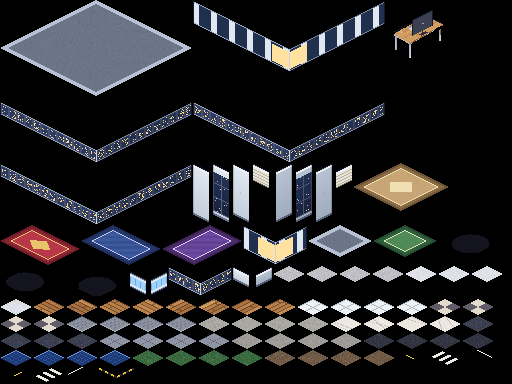
#> input picture assets/gen-C_O9wWAS.png, 512 x 384 px
$ python -i shiba_common.py   (imports and definitions only)
#> lines starting #> are read from the running program, lines starting #| are printed output that depends on the picture
"""Shared helpers for the Wall Street Inu (Shiba) sprites (tools/build_shiba.py, tools/build_rats2.py).

The Shiba character (PixelLab 0ca6ab26-609a-48e0-8e87-96c679852c13, "WSI C_doge") was created at size 68, so
PixelLab draws it on a 96x96 canvas; the rat was size 48 on a 68x68 canvas. Every PixelLab frame of the character is
brought down to 2/3 scale (96 -> 64) with a majority filter that keeps dark outline pixels, then set into the rat's
68x68 cell with the feet on the rat's foot row, so the game's anchors, desk offsets and on-screen height are unchanged.
Frames generated at 68x68 (edit_image_pixen / animate_image) are only snapped to the base palette.

Looks: the tiers recolour the suit (and tie); the fur coats recolour the fur. Both are exact colour swaps of one
base palette, so every look is the same Shiba (same face, proportions and shading).
"""
import colorsys, json, os
from collections import Counter
from PIL import Image

HERE = os.path.dirname(os.path.abspath(__file__))
RAW = os.path.join(os.path.dirname(HERE), "assets", "raw", "shiba")
CELL = 68
FOOT_ROW = 59          # first empty row under the rat's feet in a 68 cell (bbox bottom of rot_s/rot_se)
SHIBA_FOOT_64 = 55     # the Shiba rotations' bbox bottom after the 2/3 downscale


def rgb(h):
    return tuple(int(h[i:i + 2], 16) for i in (1, 3, 5))


def _lum(c):
    return .3 * c[0] + .59 * c[1] + .11 * c[2]


# [27 lines left out: functions mode_downscale, to_cell, not called in this run]


# ---------------------------------------------------------------- palette of the base character
SUIT = [rgb("#4e5668"), rgb("#2e3142"), rgb("#1e2144")]   # main, shade, deepest shade (slate navy)
SEAM = rgb("#292728")      # suit outline and seams; also the eyes and nose (above the collar)
SHIRT = rgb("#d4d2d6")
TIE = rgb("#1273aa")
OUTLINE = rgb("#16182c")   # 1px outer outline added to every look (as the rats had)
GLOOM, GLOOM_D = rgb("#4a68f0"), rgb("#3346c8")
# the black office chair the seated frames come with (kept out of the suit recolour)
CHAIR_PAL = [rgb(h) for h in ("#131025", "#171618", "#262325", "#322e33", "#3e3a40")]

_PAL = None


def base_palette():
    """Every colour of the base character's rotations, walk and idle frames (after the downscale)."""
    global _PAL
    if _PAL is None:
        cd = os.path.join(RAW, "character")
        meta = json.load(open(os.path.join(cd, "metadata.json")))["states"][0]["frames"]
        paths = list(meta["rotations"].values())
        for a in meta["animations"].values():
            for lst in a.values():
                paths += lst
        cols = set()
        for p in paths:
            im = to_cell(Image.open(os.path.join(cd, p)))
            cols |= {c[:3] for c in im.getdata() if c[3]}
        _PAL = sorted(cols)
    return _PAL


_SET = None


# [5 lines left out: function _base_set, not called in this run]


def _dist(a, b):
    return (a[0] - b[0]) ** 2 * .3 + (a[1] - b[1]) ** 2 * .59 + (a[2] - b[2]) ** 2 * .11


def snap(im, gloom=False):
    """Every pixel onto the base palette (plus the chair blacks); alpha to 0/255. gloom: keep the blue scribble."""
    pal = base_palette() + CHAIR_PAL
    out = im.convert("RGBA").copy()
    p = out.load()
    cache = {}
    for y in range(out.height):
        for x in range(out.width):
            c = p[x, y]
            if c[3] < 128:
                p[x, y] = (0, 0, 0, 0)
                continue
            k = c[:3]
            if k not in cache:
                if gloom and k[2] > 150 and k[2] > k[0] + 60:
                    cache[k] = GLOOM if sum(k) > 330 else GLOOM_D
                else:
                    cache[k] = k if k in pal else min(pal, key=lambda q: _dist(q, k))
            p[x, y] = cache[k] + (255,)
    return out


# [33 lines left out: functions add_outline, collar_row, not called in this run]


# ---------------------------------------------------------------- tiers (suit colour carries the tier)
TIERS = {
    # owner: a light grey suit for the base tier; red tie as the rat intern had
    "intern": {"suit": ("#b3b7c0", "#8b909b", "#6e7380"), "seam": "#565b68", "tie": "#d0283a"},
    "analyst": {"suit": ("#2d3b6e", "#1f2850", "#18203f"), "tie": "#d0283a"},
    "associate": {"suit": ("#2f6a3e", "#1f4a2a", "#173a20"), "tie": "#e0b12e"},
    "vp": {"suit": ("#b3243c", "#80182b", "#5e1020"), "tie": "#e0b12e"},
    "partner": {"suit": ("#2c2c36", "#1b1b22", "#131318"), "tie": "#e8b923"},
}
TIER_NAMES = ["intern", "analyst", "associate", "vp", "partner", "frozen"]
ANALYST_TIE = rgb(TIERS["analyst"]["tie"])
GOLD, GOLD_LAPEL = rgb("#e8b923"), rgb("#f0c43a")


# [60 lines left out: functions tier_frame, frozen_frame, look_frame, not called in this run]


# ---------------------------------------------------------------- fur coats
def _hls(c):
    return colorsys.rgb_to_hls(*[v / 255 for v in c])


def _from_hls(h, l, s):
    return tuple(max(0, min(255, round(v * 255))) for v in colorsys.hls_to_rgb(h % 1.0, max(0, min(1, l)), max(0, min(1, s))))


# [31 lines left out: functions fur_role, coat_color, not called in this run]


TAN = rgb("#c98a3c")


# [25 lines left out: function coat_swap, not called in this run]

>>> import cv2
>>> picture = cv2.imread('../../../assets/gen-C_O9wWAS.png', cv2.IMREAD_GRAYSCALE)
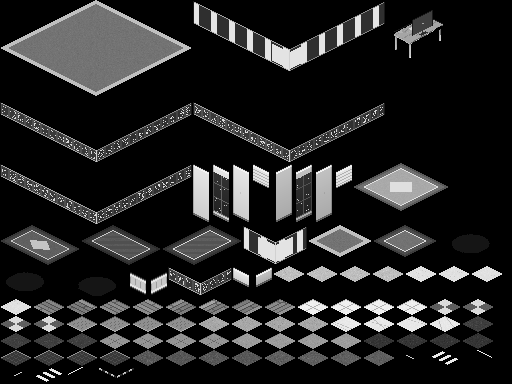
#> picture: shape (384, 512); min 0, max 246, mean 36.4
>>> result = snap(picture)
#> (the run stopped early here; a loop or call above may not have finished)

$ run again, on assets/world-qNw6QRsz.png
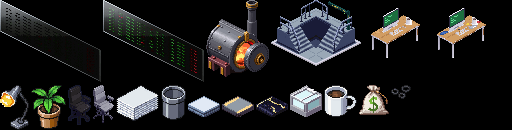
#> input picture assets/world-qNw6QRsz.png, 512 x 130 px
#> `picture = cv2.imread('../../../assets/gen-C_O9wWAS.png', cv2.IMREAD_GR..`:
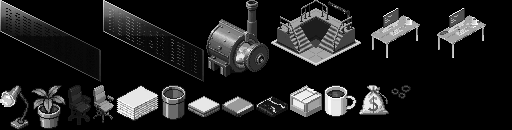
#> picture: shape (130, 512); min 0, max 255, mean 31.5
